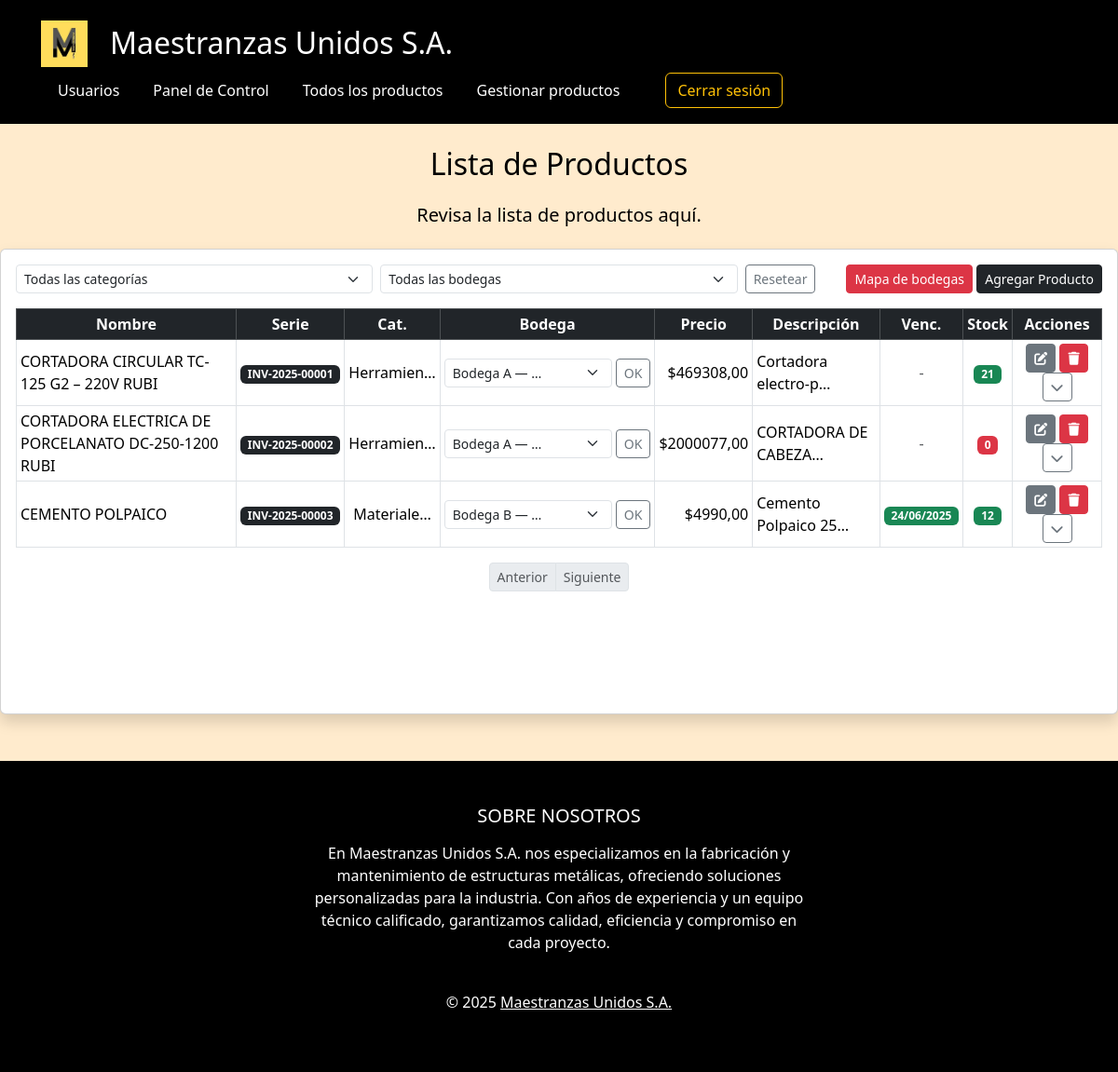
/productos/crud/ (signed in), run on an earlier commit of the app's database.
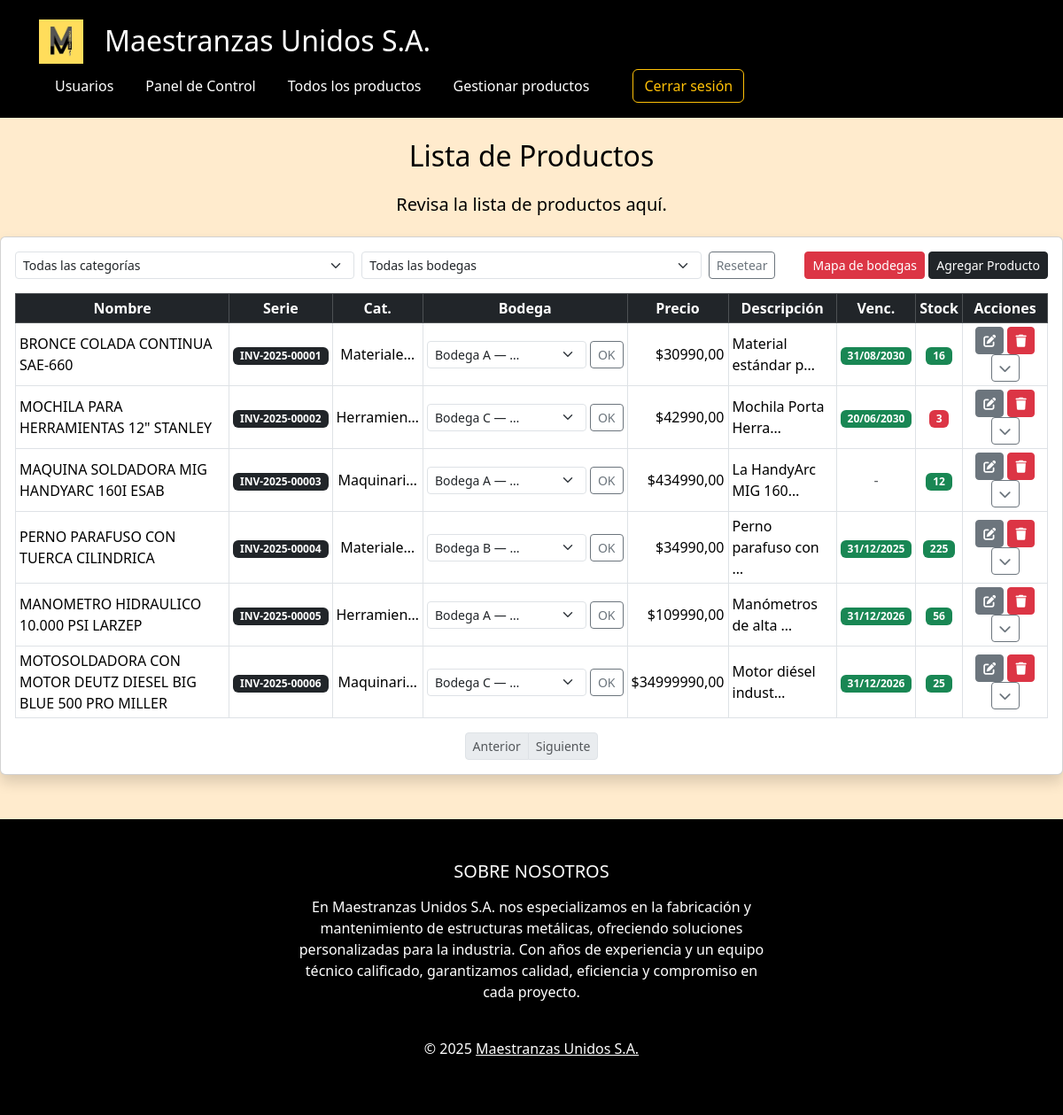
And on a later commit of the database.
### inventario/models.py (models this page shows, shortened)
class Producto(models.Model):
    nombre = models.CharField(max_length=100)
    categoria = models.ForeignKey(
        CategoriaProducto,
        on_delete=models.SET_NULL,
        null=True,
        blank=True,
        related_name='productos'
    )
    descripcion = models.TextField(blank=True)
    precio = models.DecimalField(max_digits=10, decimal_places=2)
    imagen = models.ImageField(upload_to='productos/', null=True, blank=True)
    fecha_vencimiento = models.DateField(null=True, blank=True)
    stock = models.PositiveIntegerField(default=0)
    stock_minimo = models.PositiveIntegerField(default=1)
    serial_number = models.CharField(
        max_length=20,
        unique=True,
        editable=False,
        blank=True,
        help_text="Número de serie generado automáticamente"
    )
    bodega = models.ForeignKey(
        Bodega,
        on_delete=models.CASCADE,
        related_name='productos',
        null=True,       # importante para migrar sin errores
        blank=True
    )

class CategoriaProducto(models.Model):
    nombre = models.CharField(max_length=100, unique=True)

class Bodega(models.Model):
    nombre = models.CharField(max_length=100, unique=True)

### inventario/views.py (the view)
# urls.py: path('productos/crud/', views.producto_crud, name='producto_crud'),
@login_required
@groups_required('Gestor de Inventario', 'Almacén')
def producto_crud(request):
    categoria_id = request.GET.get('categoria')
    bodega_id = request.GET.get('bodega')  # 👈 NUEVO
    categorias = CategoriaProducto.objects.order_by('nombre')
    bodegas = Bodega.objects.order_by('nombre')  # 👈 NUEVO
    productos = Producto.objects.all()
    if categoria_id:
        productos = productos.filter(categoria_id=categoria_id)
    if bodega_id:
        productos = productos.filter(bodega_id=bodega_id)  # 👈 NUEVO
    if 'delete' in request.GET:
        producto = get_object_or_404(Producto, pk=request.GET['delete'])
        producto.delete()
        return redirect('producto_crud')
    return render(request, 'inventario/producto_crud.html', {
        'productos': productos,
        'categorias': categorias,
        'bodegas': bodegas,  # 👈 NUEVO
        'categoria_seleccionada': int(categoria_id) if categoria_id else None,
        'bodega_seleccionada': int(bodega_id) if bodega_id else None,
        'today': date.today(),
        'today_plus_7': date.today() + timedelta(days=7),
    })

### inventario/views.py (called while the page is built)
def groups_required(*group_names):
    def check_groups(user):
        return user.is_authenticated and (
            user.groups.filter(name__in=group_names).exists() or user.groups.filter(name='Administrador').exists()
        )
    return user_passes_test(check_groups)

### inventario/templates/inventario/producto_crud.html (shortened to what the changed rows need)
{% extends 'inventario/base.html' %}
{% load static %}
{% block content %}
<h2 class="mb-4 mt-4 text-center text-black">Lista de Productos</h2>
<div class="container my-4 px-0" style="max-width: 1650px; min-width: 800px;">
  <div class="card shadow" style="min-height: 500px;">
    <div class="card-body p-3">
      <div class="table-responsive" style="max-height: 480px; overflow-y: auto;">
        <table class="table table-bordered table-hover table-sm align-middle mb-0">
          <thead class="table-dark text-center">
            <tr>
              <th>Nombre</th>
              <th>Serie</th>
              <th>Cat.</th>
              <th>Bodega</th>
              <th>Precio</th>
              <th>Descripción</th>
              <th>Venc.</th>
              <th>Stock</th>
              <th style="width: 6rem;">Acciones</th>
            </tr>
          </thead>
          <tbody>
            {% for producto in productos %}
              <tr>
                <td>{{ producto.nombre }}</td>
                <td class="text-center"><span class="badge bg-dark">{{ producto.serial_number }}</span></td>
                <td class="text-center" title="{{ producto.categoria.nombre|default:'Sin categoría' }}">
                  {{ producto.categoria.nombre|truncatechars:10|default:"-" }}
                </td>
                <td>
                  {% with grupo=request.user.groups.first %}
                    {% if grupo and grupo.name != 'Almacén' %}
                      <form method="post" action="{% url 'cambiar_bodega' producto.id %}" class="d-flex align-items-center gap-1">
                        <select name="nueva_bodega" class="form-select form-select-sm" style="width: 180px;">
                          {% for b in bodegas %}
                            <option value="{{ b.id }}" {% if producto.bodega and producto.bodega.id == b.id %}selected{% endif %}>{{ b.nombre|truncatechars:12 }}</option>
                          {% endfor %}
                        </select>
                        <button type="submit" class="btn btn-outline-secondary btn-sm px-2">OK</button>
                      </form>
                    {% else %}
                      {{ producto.bodega.nombre|truncatechars:14 }}
                    {% endif %}
                  {% endwith %}
                </td>
                <td class="text-end">${{ producto.precio }}</td>
                <td title="{{ producto.descripcion }}">{{ producto.descripcion|truncatechars:20 }}</td>
                <td class="text-center">
                  {% if producto.fecha_vencimiento %}
                    {% if producto.fecha_vencimiento < today %}
                      <span class="badge bg-danger" title="Vencido">{{ producto.fecha_vencimiento|date:"d/m/Y" }}</span>
                    {% elif producto.fecha_vencimiento <= today_plus_7 %}
                      <span class="badge bg-warning text-dark" title="Por vencer">{{ producto.fecha_vencimiento|date:"d/m/Y" }}</span>
                    {% else %}
                      <span class="badge bg-success">{{ producto.fecha_vencimiento|date:"d/m/Y" }}</span>
                    {% endif %}
                  {% else %}
                    <span class="text-muted">-</span>
                  {% endif %}
                </td>
                <td class="text-center">
                  {% if producto.stock <= producto.stock_minimo %}
                    <span class="badge bg-danger" title="Stock bajo">{{ producto.stock }}</span>
                  {% else %}
                    <span class="badge bg-success">{{ producto.stock }}</span>
                  {% endif %}
                </td>
                <td class="text-center">
                  {% with grupo=request.user.groups.first %}
                    {% if grupo and grupo.name != 'Almacén' %}
                      <a href="{% url 'editar_producto' producto.id %}" class="btn btn-secondary btn-sm" title="Editar"><i class="fas fa-edit"></i></a>
                      <a href="?delete={{ producto.id }}" class="btn btn-danger btn-sm" title="Eliminar" onclick="return confirm('¿Eliminar este producto?');"><i class="fas fa-trash"></i></a>
                    {% endif %}
                  {% endwith %}
                  <button class="btn btn-sm btn-outline-secondary" type="button" data-bs-toggle="collapse" data-bs-target="#detalles{{ producto.id }}" aria-expanded="false" aria-controls="detalles{{ producto.id }}" title="Detalles">
                    <i class="fas fa-chevron-down"></i>
                  </button>
                </td>
              </tr>
            {% empty %}
              <tr><td colspan="9" class="text-center text-muted">No hay productos para mostrar.</td></tr>
            {% endfor %}
          </tbody>
        </table>
      </div>
    </div>
  </div>
</div>
{% endblock %}

What changed in the data, as far as the page shows it:
changed Producto: nombre "CORTADORA CIRCULAR TC-125 G2 – 220V RUBI" → "BRONCE COLADA CONTINUA SAE-660"; categoria.nombre "Herramien…" → "Materiale…"; precio "469308,00" → "30990,00"; descripcion "Cortadora electro-p…" → "Material estándar p…"; fecha_vencimiento (not shown) → "31/08/2030"; stock "21" → "16"; no longer shows "-"
changed Producto: nombre "CORTADORA ELECTRICA DE PORCELANATO DC-250-1200 RUBI" → "MOCHILA PARA HERRAMIENTAS 12\" STANLEY"; nueva_bodega "Bodega A — …" → "Bodega C — …"; precio "2000077,00" → "42990,00"; descripcion "CORTADORA DE CABEZA…" → "Mochila Porta Herra…"; fecha_vencimiento (not shown) → "20/06/2030"; stock "0" → "3"; no longer shows "-"
changed Producto: nombre "CEMENTO POLPAICO" → "MAQUINA SOLDADORA MIG HANDYARC 160I ESAB"; categoria.nombre "Materiale…" → "Maquinari…"; nueva_bodega "Bodega B — …" → "Bodega A — …"; precio "4990,00" → "434990,00"; descripcion "Cemento Polpaico 25…" → "La HandyArc MIG 160…"; fecha_vencimiento "24/06/2025" → (not shown); now shows "-"
added Producto: nombre "PERNO PARAFUSO CON TUERCA CILINDRICA", serial_number "INV-2025-00004", categoria.nombre "Materiale…", nueva_bodega "Bodega B — …", precio "34990,00", descripcion "Perno parafuso con …", fecha_vencimiento "31/12/2025", stock "225"
added Producto: nombre "MANOMETRO HIDRAULICO 10.000 PSI LARZEP", serial_number "INV-2025-00005", categoria.nombre "Herramien…", nueva_bodega "Bodega A — …", precio "109990,00", descripcion "Manómetros de alta …", fecha_vencimiento "31/12/2026", stock "56"
added Producto: nombre "MOTOSOLDADORA CON MOTOR DEUTZ DIESEL BIG BLUE 500 PRO MILLER", serial_number "INV-2025-00006", categoria.nombre "Maquinari…", nueva_bodega "Bodega C — …", precio "34999990,00", descripcion "Motor diésel indust…", fecha_vencimiento "31/12/2026", stock "25"
